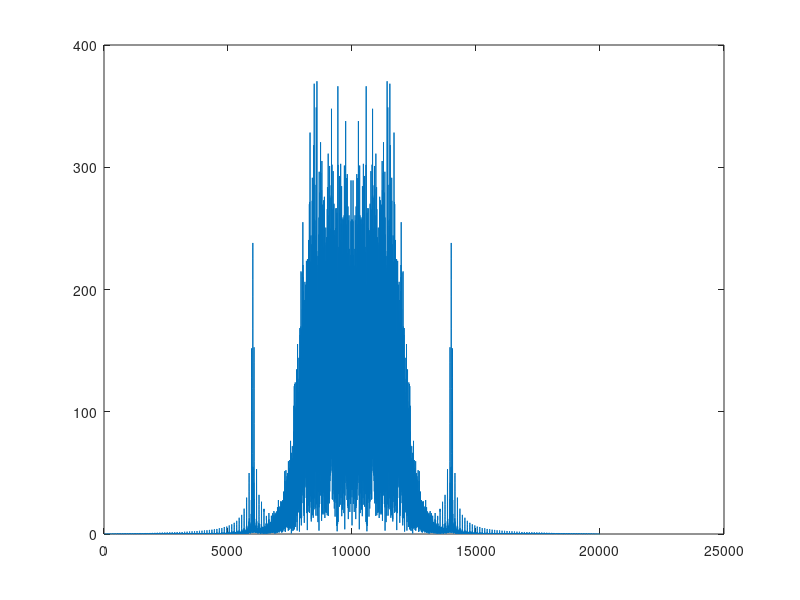

This figure's MATLAB source:
clear all; 
load('output.txt','Y'); 
Y = output;
plot(Y); 

% 1 porbka = 10hz  

pingfft = fft(Y); 
spingfft = fftshift(pingfft); 

spingfft(10000:10000)

plot(abs(spingfft)); 